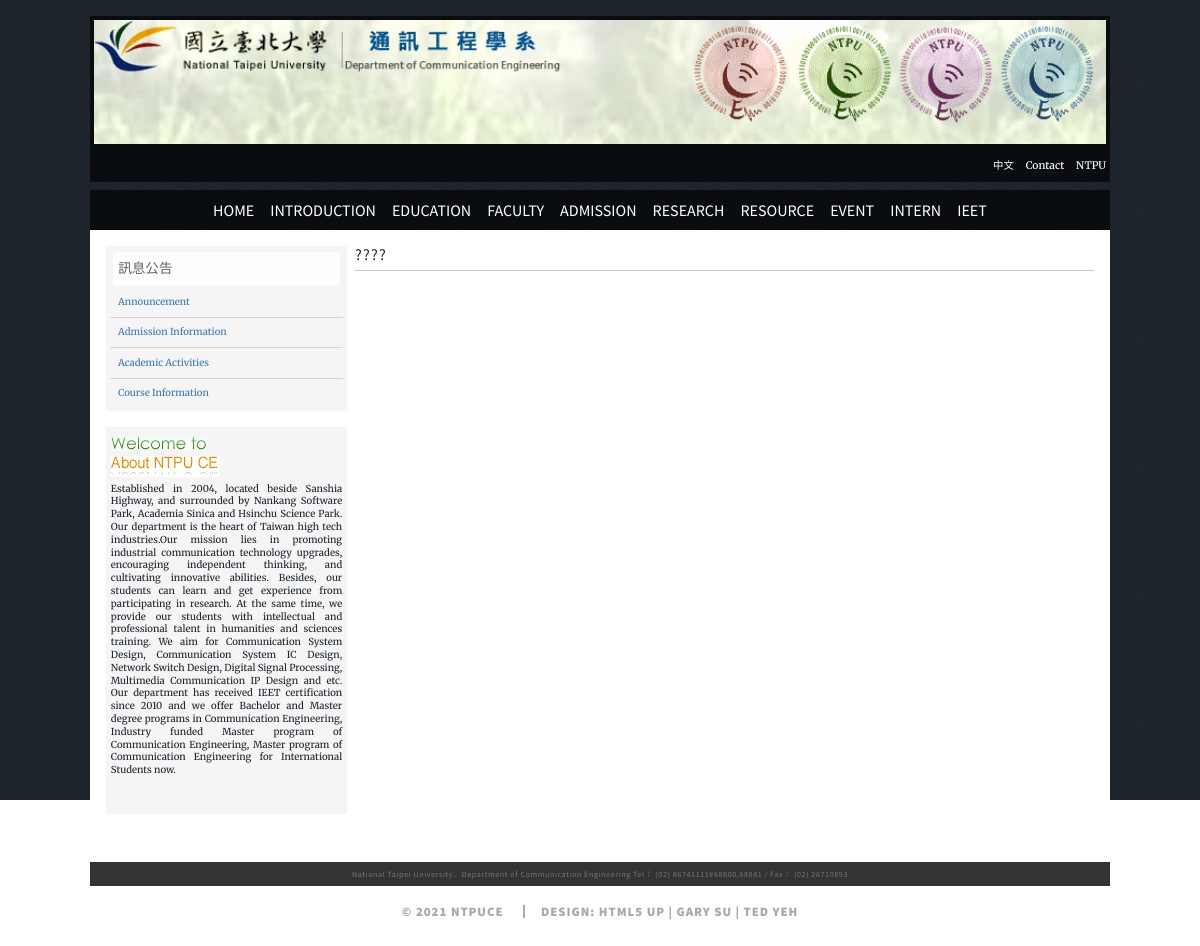
The page /eng/mods/basic/post.php?id=2 on the database as committed earlier.
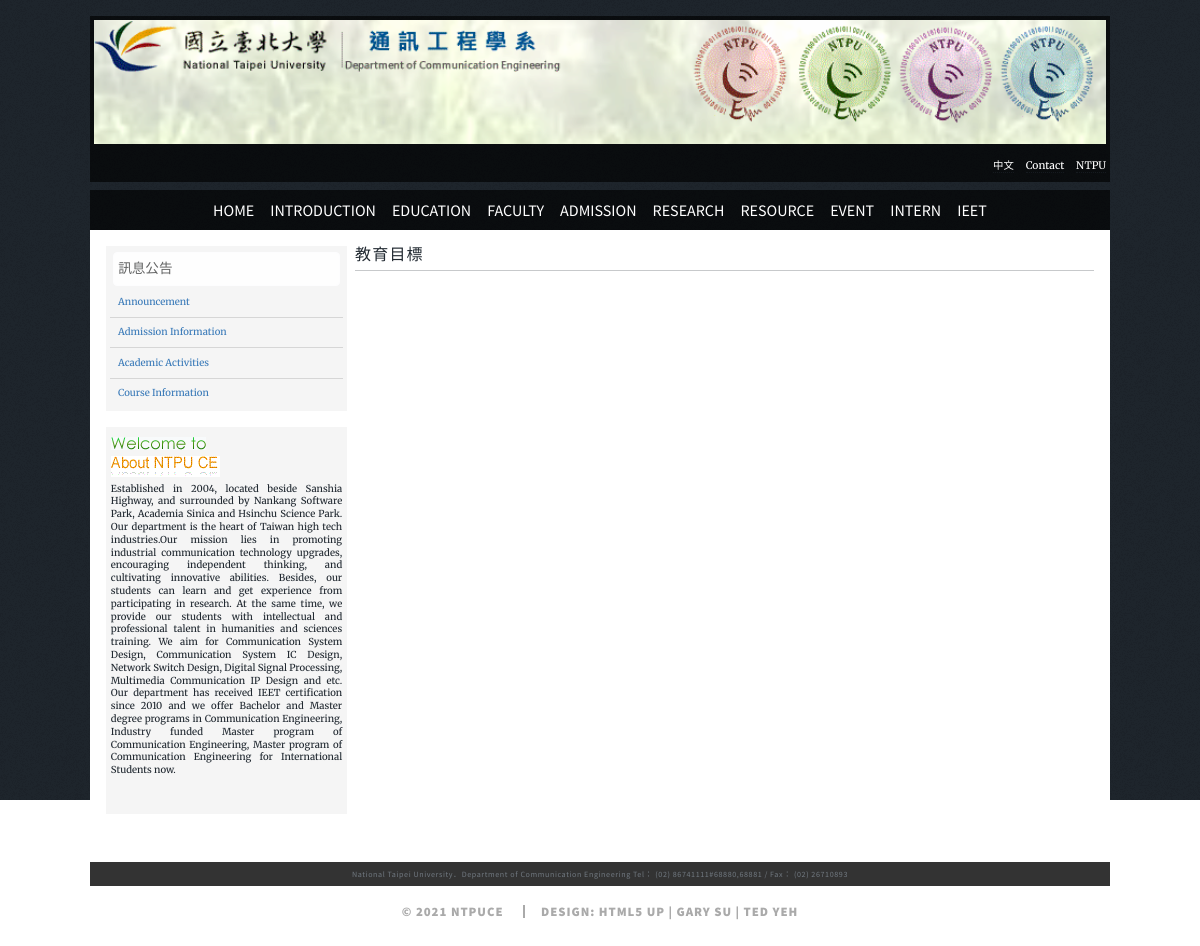
The same page on the database as committed later.
### tables this page shows
CREATE TABLE IF NOT EXISTS `post` (
  `id` smallint NOT NULL AUTO_INCREMENT,
  `title` varchar(100) DEFAULT NULL,
  `class` smallint DEFAULT NULL,
  `enable` tinyint(1) NOT NULL DEFAULT '1',
  `content` varchar(25) DEFAULT NULL,
  `published` timestamp NULL DEFAULT CURRENT_TIMESTAMP,
  `href` varchar(300) DEFAULT NULL,
  PRIMARY KEY (`id`)
);

### mods/utils.php (called while the page is built, shortened)
<?php
function sql_query($link, $sql){
    $result = mysql_query($sql);
    return $result;
}
function sql_fetch($result){
    if($result){
        $row = mysql_fetch_array($result);
    }else{
        $row = false;
    }
    return $row;
}
?>

### eng/mods/basic/board.php (the view, shortened to what this page needs)
<?php
$link = sql_connect();
$sql = "SELECT * FROM class INNER JOIN mods ON mods.id=class.mods AND mods.name='info_eng';";
$result = sql_query($link, $sql);
?>
<div class="left-top">
    <div class="alert alert-light topic" role="alert">
        <div>
            訊息公告
        </div>
    </div>
    <ul class="list-group list-group-flush">
        <?php
        while($row = sql_fetch($result)){
            $cid = $row[0];
            $title = $row['title'];
            echo "<li class='list-group-item'><a href='/eng/mods/basic/content.php?class=$cid'>$title</a></li>";
        }
        ?>
    </ul>
</div>

### eng/mods/basic/post.php (shortened to what this page needs)
<!DOCTYPE HTML>
<html>
<head>
    <link href="/bootstrap-5.1.0-dist/css/bootstrap.min.css" rel="stylesheet">
    <link rel="stylesheet" href="/assets/css/article.css" />
    <link rel="stylesheet" href="/assets/css/common.css" />
</head>
<body class="">
    <div id="wrapper" class="fade-in">
        <?php include $_SERVER['DOCUMENT_ROOT'] . "/eng/mods/basic/top_banner.php"; ?>
        <?php include $_SERVER['DOCUMENT_ROOT'] . "/eng/mods/basic/navbar.php"; ?>
        <div id="main">
            <section id="main-infomation" style="padding-top: 1rem">
                <div class="container-fluid">
                    <div class="row m-0">
                        <div class="col-sm-12 col-md-3 px-md-1 px-0">
                            <?php include $_SERVER['DOCUMENT_ROOT'] . '/eng/mods/basic/board.php'; ?>
                            <?php include $_SERVER['DOCUMENT_ROOT'] . '/eng/mods/basic/intro.php'; ?>
                        </div>
                        <div class="col-sm-12 col-md-9 px-md-1 px-0">
                            <?php
                            $link = sql_connect();
                            $target = $_GET['id'];
                            $sql = "SELECT * FROM post WHERE id=$target AND enable=1;";
                            $res = sql_query($link, $sql);
                            $row = sql_fetch($res);
                            if ($row['href'] == '') {
                                echo '<h3 class="title">' . $row['title'] . '</h3><hr/>';
                            ?>
                            <?php
                            } else {
                                $href = $row['href'];
                                echo "<script>window.location.href = '$href';</script>";
                            }
                            ?>
                        </div>
                    </div>
                </div>
            </section>
        </div>
        <?php include $_SERVER['DOCUMENT_ROOT'] . '/eng/mods/basic/footer.php'; ?>
</body>
</html>

Rows that differ between the two databases and show on the page:
changed post: title "????" → "教育目標"
